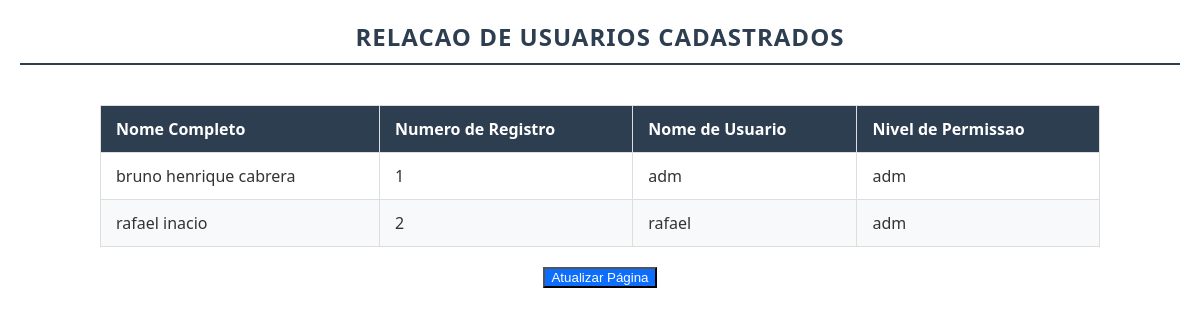
The app's page /listagem/lista_usuario.php (signed in) with its own data.
### tables this page shows
CREATE TABLE `tbcadastronovousuario` (
  `id_tbcadastronovousuario` int(11) NOT NULL,
  `nomeCompleto` varchar(50) DEFAULT NULL,
  `numeroRegistro` int(7) DEFAULT NULL,
  `nivelPermisao` varchar(20) DEFAULT NULL,
  `nomeUsuario` varchar(20) DEFAULT NULL,
  `senhaAcesso` varchar(50) DEFAULT NULL,
  `usuarioAlteracao` date DEFAULT NULL
);

### listagem/lista_usuario.php (the view, shortened to what this page needs)
<!DOCTYPE html>
<html lang="pt-BR">
<head>
</head>
<body>
  <div class="fontemenu">
    <h1>Relacao de Usuarios Cadastrados</h1>
  </div>
  <main>
    <table class="table">
      <thead>
        <tr>
          <th>Nome Completo</th>
          <th>Numero de Registro</th>
          <th>Nome de Usuario</th>
          <th>Nivel de Permissao</th>
        </tr>
      </thead>
      <tbody>
        <?php
          $conexao = mysqli_connect("localhost", "root", "", "bdprojetosenac");
          $sql = "select * from tbcadastronovousuario order by numeroRegistro ";
          $result = mysqli_query($conexao,$sql);
          while($linha = mysqli_fetch_array($result)){
            echo "<tr>";
             echo "<td>" . $linha['nomeCompleto'] . "</td>";
             echo "<td>" . $linha['numeroRegistro'] . "</td>";
             echo "<td>" . $linha['nomeUsuario'] . "</td>";
             echo "<td>" . $linha['nivelPermisao'] . "</td>";
             echo "</tr>";
          }
        ?>
      </tbody>
    </table>
  </main>
  <div style="height: 20px">
  </div>
  <div class =''style='display:flex;justify-content:center ; '>
        <button class=''  type="button" style='background-color:#0d6efd;color: #FFFFFF; ' onclick="window.location.reload();">
            Atualizar Página
        </button>
    </div>
</body>
</html>

### listagem/lista_usuario.php (style rules this page uses)
:root { --primary-color: #2c3e50; --text-color: #333333; --bg-light: #f8f9fa; --border-color: #dddddd; }
body { font-family: 'Segoe UI', Tahoma, Geneva, Verdana, sans-serif; color: var(--text-color); background-color: #ffffff; margin: 0; padding: 20px; }
.fontemenu { display: flex; justify-content: center; margin-bottom: 30px; border-bottom: 2px solid var(--primary-color); padding-bottom: 10px; }
.fontemenu h1 { text-transform: uppercase; color: var(--primary-color); font-size: 24px; margin: 0; letter-spacing: 1px; }
main { max-width: 1000px; margin: 0 auto; overflow-x: auto; }
.table { width: 100%; border-collapse: collapse; margin-top: 10px; background-color: #ffffff; box-shadow: 0 4px 6px rgba(0,0,0,0.05); }
.table thead tr { background-color: var(--primary-color); color: #ffffff; text-align: left; font-weight: bold; }
.table th, .table td { padding: 12px 15px; border: 1px solid var(--border-color); }
.table tbody tr:nth-of-type(even) { background-color: var(--bg-light); }

### records on screen
tbcadastronovousuario: nomeCompleto "bruno henrique cabrera", numeroRegistro "1", nomeUsuario "adm", nivelPermisao "adm"
tbcadastronovousuario: nomeCompleto "rafael inacio", numeroRegistro "2", nomeUsuario "rafael", nivelPermisao "adm"
